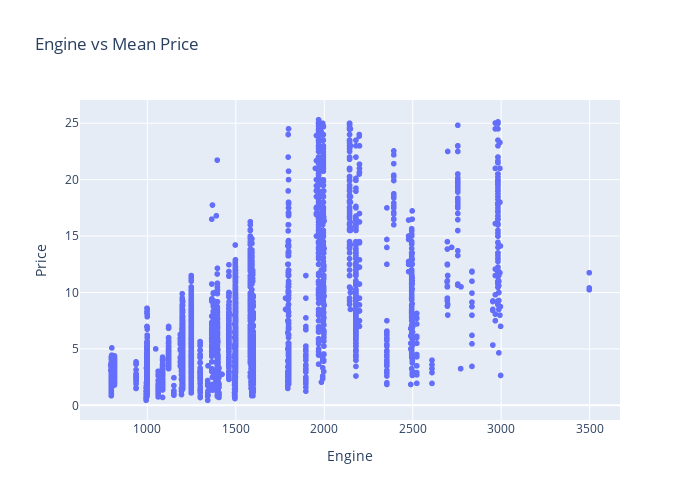

Notebook code for this chart:
### Code cell
fig = px.scatter(df,x='Engine',y='Price' , width=700 , height =500,title='Engine vs Mean Price')
fig.show()

### Figure 1 — Plotly figure (JSON) as saved in the notebook; plotly's stock layout.template omitted (floating-point values rounded to 4 significant figures; data arrays with more than 128 entries replaced by an {"elided": "..."} marker saying what was removed)
{"data": [{"hovertemplate": "Engine=%{x}<br>Price=%{y}<extra></extra>", "legendgroup": "", "marker": {"color": "#636efa", "symbol": "circle"}, "mode": "markers", "name": "", "showlegend": false, "type": "scattergl", "x": {"elided": "4880 int values"}, "xaxis": "x", "y": {"elided": "4880 float values"}, "yaxis": "y"}], "layout": {"height": 500, "legend": {"tracegroupgap": 0}, "title": {"text": "Engine vs Mean Price"}, "width": 700, "xaxis": {"anchor": "y", "domain": [0, 1], "title": {"text": "Engine"}}, "yaxis": {"anchor": "x", "domain": [0, 1], "title": {"text": "Price"}}}}
